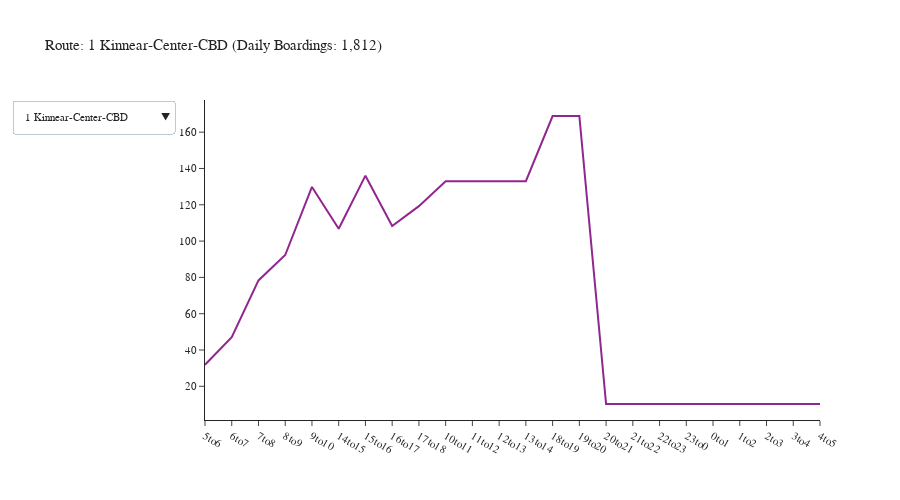

Notebook source saved alongside this figure:
### Code cell
df_transit_line['agency'] = df_transit_line['agency_code'].astype('int').astype('str').map(summary_config['agency_lookup'])

agency = 'King County Metro'
df = df_transit_line[df_transit_line['agency'] == agency]
df = df.groupby(['tod', 'description']).agg({'boardings': 'sum'}).reset_index()
fig = create_tod_chart(df)
fig.show()
